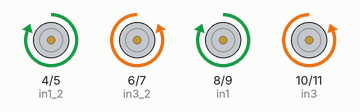
A sketch run on a simulated Arduino Uno, built with avr-gcc and run on an emulated ATmega328P. Parts: motor-driver pin pairs drawn as motors (green arrow = first pin HIGH = forward, orange = second pin HIGH = backward, longer = more drive).

Above: at 0.7 s.
At 2.2 s:
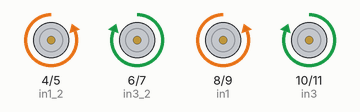
At 3.7 s:
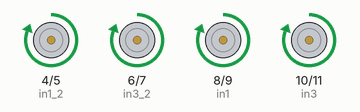
At 5.2 s:
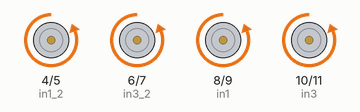
At 6.7 s:
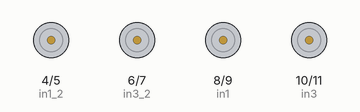
Timing chart, 0 to 9.8 s (numbered marks = the images above):
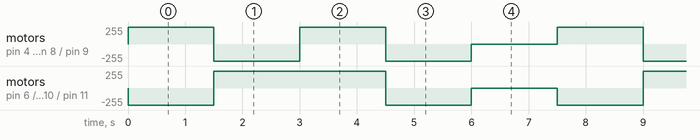

The sketch:

L298N_Driver_Motor_Double.ino
```cpp
int in1 = 8;
int in2 = 9;
int in3 = 10;
int in4 = 11;

int in1_2 = 4;
int in2_2 = 5;
int in3_2 = 6;
int in4_2= 7;

void setup() {
  pinMode(in1,OUTPUT);
  pinMode(in2,OUTPUT);
  pinMode(in3,OUTPUT);
  pinMode(in4,OUTPUT);


  pinMode(in1_2,OUTPUT);
  pinMode(in2_2,OUTPUT);
  pinMode(in3_2,OUTPUT);
  pinMode(in4_2,OUTPUT);

}

void loop() {
 l293d_1();
}

void l293d_1(){
//  MAJU
  digitalWrite(in1,HIGH);
  digitalWrite(in2,LOW);
  digitalWrite(in4,HIGH);
  digitalWrite(in3,LOW);
//  MAJU
  digitalWrite(in1_2,HIGH);
  digitalWrite(in2_2,LOW);
  digitalWrite(in4_2,HIGH);
  digitalWrite(in3_2,LOW);
  delay(1500);

//MUNDUR
  digitalWrite(in1,LOW);
  digitalWrite(in2,HIGH);
  digitalWrite(in4,LOW);
  digitalWrite(in3,HIGH);
//MUNDUR
  digitalWrite(in1_2,LOW);
  digitalWrite(in2_2,HIGH);
  digitalWrite(in4_2,LOW);
  digitalWrite(in3_2,HIGH);
  delay(1500);

//KANAN
  digitalWrite(in1,HIGH);
  digitalWrite(in2,LOW);
  digitalWrite(in4,LOW);
  digitalWrite(in3,HIGH);
//KANAN
  digitalWrite(in1_2,HIGH);
  digitalWrite(in2_2,LOW);
  digitalWrite(in4_2,LOW);
  digitalWrite(in3_2,HIGH);
  delay(1500);

//  KIRI
  digitalWrite(in1,LOW);
  digitalWrite(in2,HIGH);
  digitalWrite(in4,HIGH);
  digitalWrite(in3,LOW);
//  KIRI
  digitalWrite(in1_2,LOW);
  digitalWrite(in2_2,HIGH);
  digitalWrite(in4_2,HIGH);
  digitalWrite(in3_2,LOW);
  delay(1500);

//  STOP
  digitalWrite(in1,LOW);
  digitalWrite(in2,LOW);
  digitalWrite(in4,LOW);
  digitalWrite(in3,LOW);
//  STOP
  digitalWrite(in1_2,LOW);
  digitalWrite(in2_2,LOW);
  digitalWrite(in4_2,LOW);
  digitalWrite(in3_2,LOW);
  delay(1500);
}

void l293d_2(){
//  MAJU
  digitalWrite(in1_2,HIGH);
  digitalWrite(in2_2,LOW);
  digitalWrite(in4_2,HIGH);
  digitalWrite(in3_2,LOW);

  delay(1500);

//MUNDUR
  digitalWrite(in1_2,LOW);
  digitalWrite(in2_2,HIGH);
  digitalWrite(in4_2,LOW);
  digitalWrite(in3_2,HIGH);

  delay(1500);

//KANAN
  digitalWrite(in1_2,HIGH);
  digitalWrite(in2_2,LOW);
  digitalWrite(in4_2,LOW);
  digitalWrite(in3_2,HIGH);

  delay(1500);

//  KIRI
  digitalWrite(in1_2,LOW);
  digitalWrite(in2_2,HIGH);
  digitalWrite(in4_2,HIGH);
  digitalWrite(in3_2,LOW);

  delay(1500);

//  STOP
  digitalWrite(in1_2,LOW);
  digitalWrite(in2_2,LOW);
  digitalWrite(in4_2,LOW);
  digitalWrite(in3_2,LOW);

  delay(1500);
}
```

Measured:
- by itself, motor on pin 6 (in3_2) / pin 7 (in4_2), motor on pin 10 (in3) / pin 11 (in4): repeats every 7.5 s: forward 255/255 3.0 s, backward 255/255 1.5 s, stopped 1.5 s, backward 255/255 1.5 s
- by itself, motor on pin 4 (in1_2) / pin 5 (in2_2), motor on pin 8 (in1) / pin 9 (in2): repeats every 7.5 s: backward 255/255 1.5 s, forward 255/255 1.5 s, backward 255/255 1.5 s, stopped 1.5 s, forward 255/255 1.5 s
